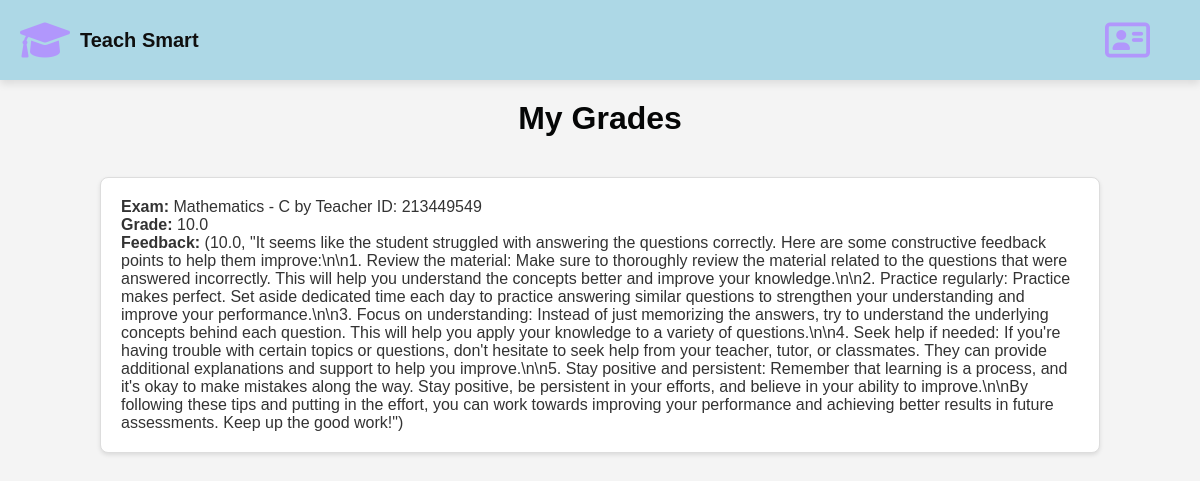
The page /my_grades/ (signed in) on the database its author committed.
### tsweb/models.py (models this page shows, shortened)
class ExamFeedback(models.Model):
    student = models.ForeignKey(Student, on_delete=models.CASCADE)
    exam = models.ForeignKey(Exam, on_delete=models.CASCADE)
    feedback = models.TextField()
    numeric_grade = models.FloatField()

class Exam(models.Model):
    DIFFICULTY_CHOICES = [
        ('easy', 'Easy'),
        ('medium', 'Medium'),
        ('hard', 'Hard'),
    ]
    GRADE_CHOICES = [
        ('A', 'First grade'),
        ('B', 'Second grade'),
        ('C', 'Third grade'),
        ('D', 'Fourth grade'),
        ('E', 'Fifth grade'),
        ('F', 'Sixth grade'),
    ]
    subject = models.ForeignKey(Subject, on_delete=models.CASCADE)
    difficulty = models.CharField(max_length=10, choices=DIFFICULTY_CHOICES)
    material = models.TextField(null=True, blank=True, help_text="Provide the material for the exam")
    num_questions = models.IntegerField(null=True, blank=True, help_text="Number of questions for the exam")
    max_grade = models.IntegerField(null=True, blank=True, help_text="Maximum grade for the exam")
    grade = models.CharField(max_length=1, choices=GRADE_CHOICES, help_text="Grade level for the exam")
    is_approved = models.BooleanField(default=True)  # New field to track approval
    teacher_id =models.CharField(max_length=9)  # Ensure this matches your test
    def __str__(self):
        return f"{self.subject} - {self.grade} by Teacher ID: {self.teacher_id}"

class Subject(models.Model):
        SUBJECT_CHOICES = [
                ('Technology', 'Technology'),
                ('Mathematics', 'Mathematics'),
                ('History', 'History'),
                ( 'English', 'English'),
                ('Geography', 'Geography'),
                ('Literature', 'Literature'),
                ('Science', 'Science'),
            ]
        name = models.CharField(max_length=20, choices=SUBJECT_CHOICES)
        def __str__(self):
                return self.name

### tsweb/views.py (the view)
# urls.py: path('my_grades/', views.my_grades, name='my_grades'),
def my_grades(request):
    student_id = request.session.get('student_id')
    if not student_id:
        messages.error(request, 'You must be logged in to view your grades.')
        return redirect('login_student')
    student = get_object_or_404(Student, id_number=student_id)
    feedbacks = ExamFeedback.objects.filter(student=student)
    return render(request, 'my_grades.html', {'feedbacks': feedbacks})

### tsweb/Templates/my_grades.html (shortened to what this page needs)
<!DOCTYPE html>
<html lang="en" dir="ltr">
<head>
    <link rel="stylesheet" href="https://cdnjs.cloudflare.com/ajax/libs/font-awesome/6.0.0-beta3/css/all.min.css">
</head>
<body>
    <header>
        <div class="logo">
            <a href="{% url 'home' %}" class="logo">
                <i class="fa-solid fa-graduation-cap fa-fade" style="color: #B197FC;"></i>
                <span>Teach Smart</span>
            </a>
        </div>
    <div class="back-to-profile">
        <a href="{% url 'profile_student' %}" class="btn back-btn">
            <i class="fa-regular fa-address-card" style="color: #B197FC;"></i>
        </a>
    </div>
        </header>
<h1>My Grades</h1>
<div class="exam-container">
    {% if feedbacks %}
        {% for feedback in feedbacks %}
        <div class="exam-card">
            <strong>Exam:</strong> {{ feedback.exam }}<br>
            <strong>Grade:</strong> {{ feedback.numeric_grade }}<br>
            <strong>Feedback:</strong> {{ feedback.feedback }}<br>
        </div>
        {% endfor %}
    {% else %}
        <p class="empty-message">No exam results available.</p>
    {% endif %}
</div>

### tsweb/Templates/my_grades.html (style rules this page uses)
body { font-family: Arial, sans-serif; background-color: #f4f4f4; color: #333; margin: 0; padding: 0; }
.back-to-profile { margin-right: 20px; }
.back-btn i { margin-right: 10px; font-size: 40px; }
h1 { text-align: center; color: #050606; margin: 20px 0; }
header { display: flex; justify-content: space-between; align-items: center; padding: 20px; background-color: #ADD8E6; color: #0f0f0f; box-shadow: 0 4px 8px rgba(0, 0, 0, 0.1); }
.logo { display: flex; align-items: center; text-decoration: none; color: inherit; }
.logo i { margin-right: 10px; font-size: 40px; }
.logo span { font-size: 20px; font-weight: bold; }
.exam-container { display: flex; flex-wrap: wrap; justify-content: center; padding: 20px; gap: 20px; }
.exam-card { background-color: #fff; border: 1px solid #ddd; border-radius: 8px; box-shadow: 0 2px 4px rgba(0, 0, 0, 0.1); padding: 20px; max-width: 1000px; width: 100%; box-sizing: border-box; }

### rows shown on the page
ExamFeedback: exam "Mathematics - C by Teacher ID: 213449549", numeric_grade "10.0", feedback "(10.0, \"It seems like the student struggled with answering the questions correctly. Here are some constructive feedback points to help them improve:\\n\\n1. Review the material: Make sure to thoroughly review the material related to the questions that were answered incorrectly. This will help you understand the concepts better and improve your knowledge.\\n\\n2. Practice regularly: Practice makes perfect. Set aside dedicated time each day to practice answering similar questions to strengthen your understanding and improve your performance.\\n\\n3. Focus on understanding: Instead of just memorizing the answers, try to understand the underlying concepts behind each question. This will help you…"
